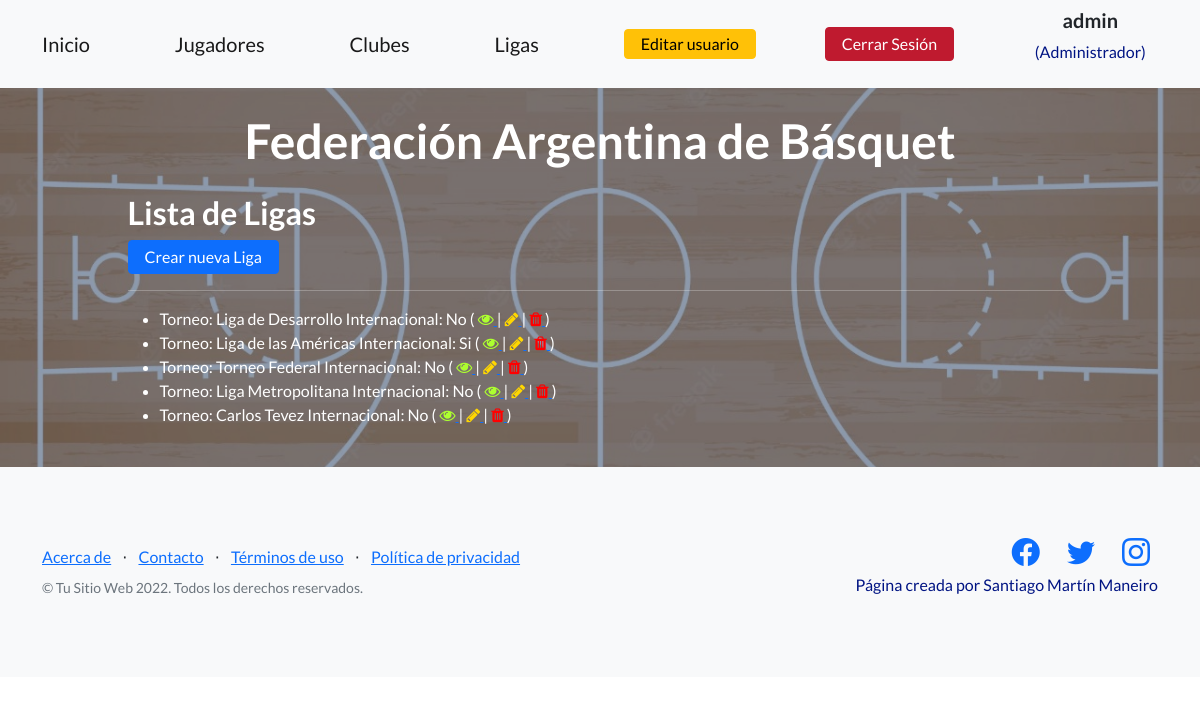
Page /ligas/ (signed in) on the committed database.
### ligas/models.py (models this page shows)
class Ligas(models.Model):
    torneo = models.CharField(max_length=40)
    equipos = models.IntegerField()
    internacional = models.BooleanField()
    descripcion = models.TextField(blank = True, null=True)
    def __str__(self):
        es_internacional = 'Si' if self.internacional else 'No'
        return f'Torneo: {self.torneo} \nInternacional: {es_internacional}'

### ligas/views.py (the view)
# urls.py: path('', views.LigasListView.as_view(), name='ligas-list'),
class LigasListView(ListView):
    model = Ligas
    template_name = "ligas_list.html"

### ligas/templates/ligas_list.html (shortened to what this page needs)
{% extends "index.html" %}
{% load static %}
{% block ProjectManeiro_content %}
{% if user.is_authenticated %}
<h2>Lista de Ligas</h2>
<a class="btn btn-azul" href="{% url 'ligas:ligas-add' %}">Crear nueva Liga</a>
{% endif %}
<hr></hr>
<ul>{% if user.is_authenticated %}
    {% for ligas in ligas_list %}
    <li>
        {{ligas}}
        (
            <a href="{% url 'ligas:ligas-detail' ligas.id %}">
                <i class="fa fa-eye" style="color:greenyellow"> </i>
            </a>
        |
        <a href="{% url 'ligas:ligas-update' ligas.id %}">
            <i class="fa fa-pencil" style="color:gold"> </i>
        </a>
        |
        <a href="{% url 'ligas:ligas-delete' ligas.id %}">
            <i class="fa fa-trash" style="color:red"> </i>
        </a>
        )
    </li>
    {% endfor %}
    {% endif %}
</ul>
{% endblock %}

### home/templates/index.html (shortened to what this page needs)
<!DOCTYPE html>
<html lang="en">
    <head>
        {% load static %}
        <link href="https://cdn.jsdelivr.net/npm/bootstrap-icons@1.5.0/font/bootstrap-icons.css" rel="stylesheet" type="text/css" />
        <link href="{% static 'home/css/styles.css' %}" rel="stylesheet" />
        <link rel="stylesheet" href="https://cdnjs.cloudflare.com/ajax/libs/font-awesome/4.7.0/css/font-awesome.min.css">
    </head>
    <body>
        <nav class="navbar navbar-light bg-light static-top">
            <div class="container">
                <a class="navbar-brand" href="{% url 'home:main' %}">Inicio</a>
                <a class="navbar-brand" href="{% url 'jugadores:jugadores-list' %}">Jugadores</a>
                <a class="navbar-brand" href="{% url 'clubes:clubes-list' %}">Clubes</a>
                <a class="navbar-brand" href="{% url 'ligas:ligas-list' %}">Ligas</a>
                {% if user.is_authenticated %}
                <a class="btn2 btn-warning" href="{% url 'user:user-update' %}">Editar usuario</a>
                <a class="btn btn-primary" href="{% url 'user:user-logout' %}">Cerrar Sesión</a>
                {% else %}
                <a class="btn btn-azul" href="{% url 'user:user-login' %}">Iniciar Sesión</a>
                {% endif %}
                {% if user.is_authenticated %}
                <div class="text-center">
                    <h5>{{ user.username }}</h5>
                        <div class="container">
                        {% if user.is_superuser %}
                        <h7><p style="color: rgb(0, 20, 131)" >(Administrador)</p></h7>
                        {% else %}
                        <h7><p style="color: rgb(0, 20, 131)" >(No eres Administrador)</p></h7>
                        {%endif%}
                        </div>
                {% endif %}
            </div>
        </nav>
        <header class="masthead">
            <div class="container position-relative">
                <div class="row justify-content-center">
                    <div class="col-xl-6">
                        <div class="text-center text-white">
                            <h1 class="mb-5">Federación Argentina de Básquet</h1>
                            <div class="text-lg-start text-white">
                                {% block ProjectManeiro_content %}
                                {% endblock %}
                            </div>
                        </div>
                    </div>
                </div>
            </div>
        </header>
        <footer class="footer bg-light">
            <div class="container">
                <div class="row">
                    <div class="col-lg-6 h-100 text-center text-lg-start my-auto">
                        <ul class="list-inline mb-2">
                            <li class="list-inline-item"><a href="{% url 'home:acerca-de' %}">Acerca de</a></li>
                            <li class="list-inline-item">⋅</li>
                            <li class="list-inline-item"><a href="{% url 'home:contacto' %}">Contacto</a></li>
                            <li class="list-inline-item">⋅</li>
                            <li class="list-inline-item"><a href="#!">Términos de uso</a></li>
                            <li class="list-inline-item">⋅</li>
                            <li class="list-inline-item"><a href="#!">Política de privacidad</a></li>
                        </ul>
                        <p class="text-muted small mb-4 mb-lg-0">&copy; Tu Sitio Web 2022. Todos los derechos reservados.</p>
                    </div>
                    <div class="col-lg-6 h-100 text-center text-lg-end my-auto">
                        <ul class="list-inline mb-0">
                            <li class="list-inline-item me-4">
                                <a href="http://facebook.com/saantiago.martin/"><i class="bi-facebook fs-3"></i></a>
                            </li>
                            <li class="list-inline-item me-4">
                                <a href="http://twitter.com/SantiiManeiro"><i class="bi-twitter fs-3"></i></a>
                            </li>
                            <li class="list-inline-item">
                                <a href="http://instagram.com/santimaneiro/"><i class="bi-instagram fs-3"></i></a>
                            </li>
                            <h7><p style="color: rgb(0, 20, 131)" >Página creada por Santiago Martín Maneiro</p></h7>
                        </ul>
                    </div>
                </div>
            </div>
        </footer>
    </body>
</html>

### rows in the picture
Ligas: internacional+torneo "Torneo: Liga de Desarrollo Internacional: No"
Ligas: internacional+torneo "Torneo: Liga de las Américas Internacional: Si"
Ligas: internacional+torneo "Torneo: Torneo Federal Internacional: No"
Ligas: internacional+torneo "Torneo: Liga Metropolitana Internacional: No"
Ligas: internacional+torneo "Torneo: Carlos Tevez Internacional: No"

### other values in the picture
{{ user.username }} "admin"
